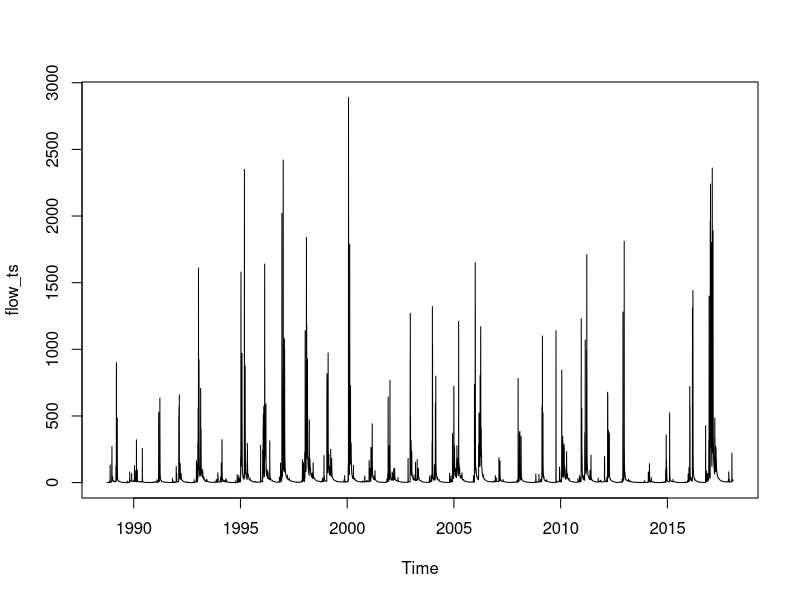
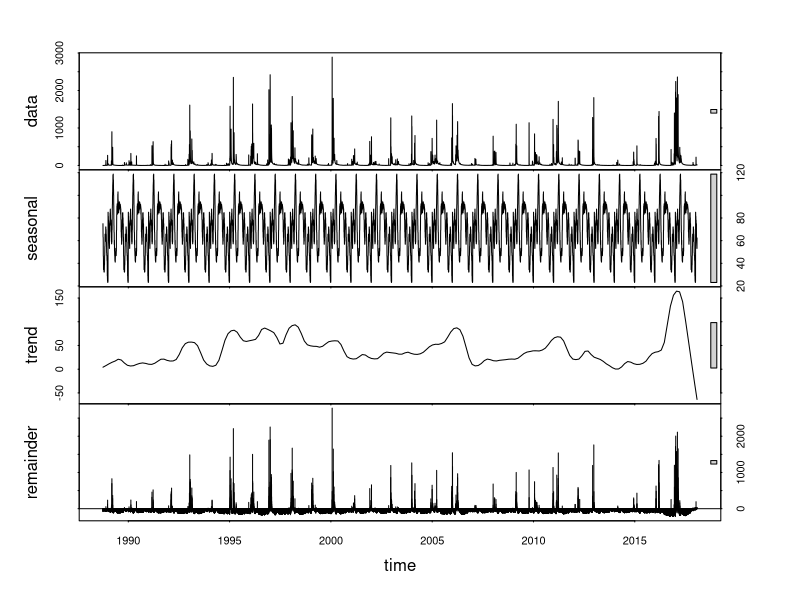
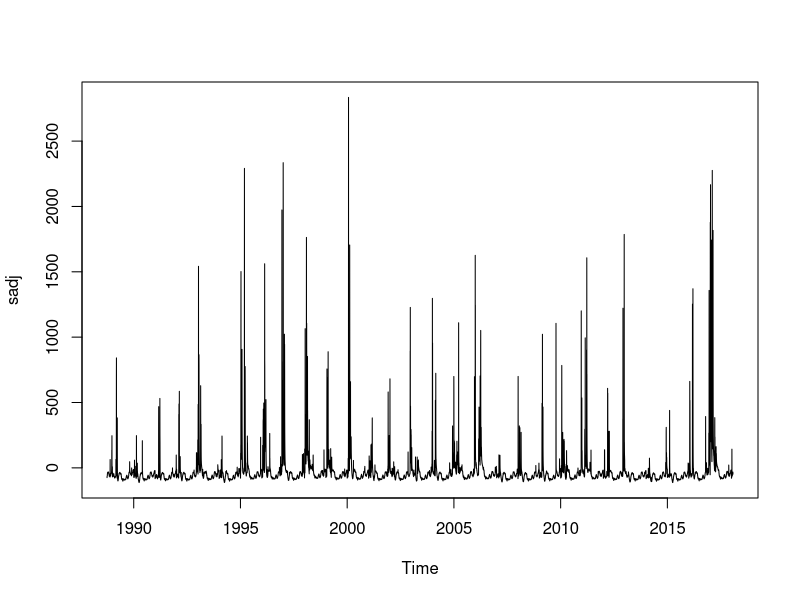
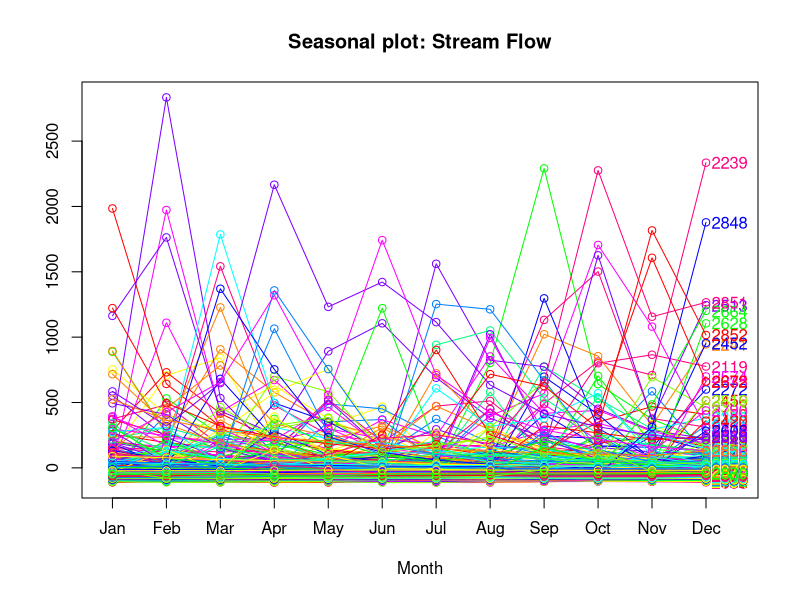
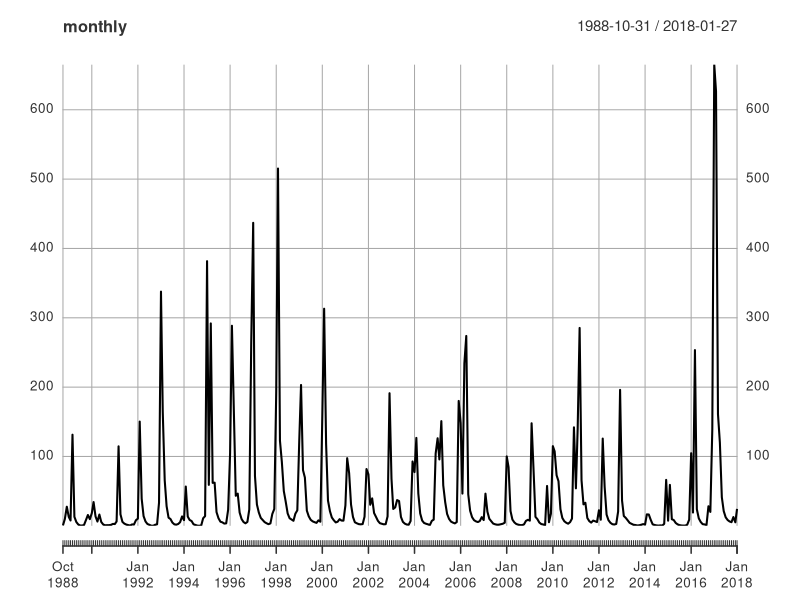
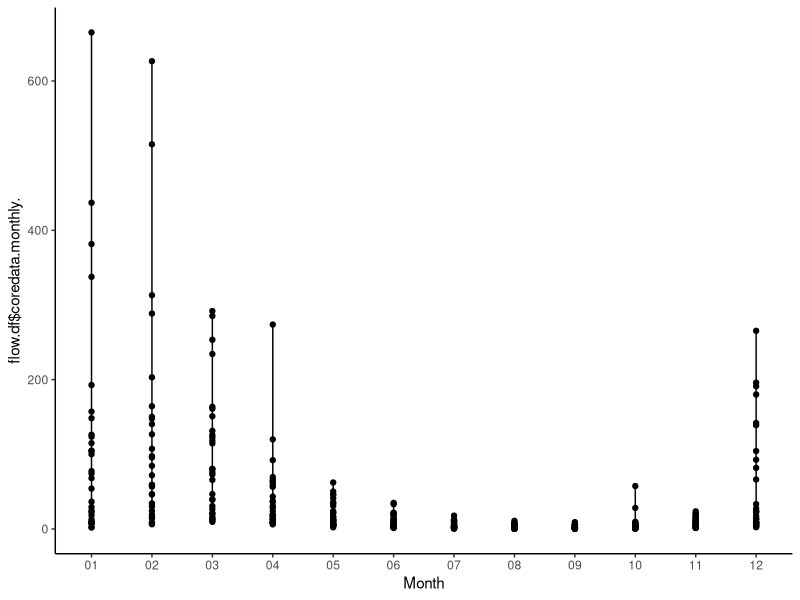

Generate these figures, in order, with R:
df <- read.csv("USGSGaugeSoquelCkSoquel.csv")
df$datetime <- as.Date(df$datetime, format = "%m/%d/%Y")
df$Mean.cfs[is.na(df$Mean.cfs)] <- round(mean(df$Mean.cfs, na.rm = TRUE))
set.seed(25)
# start on 10/1/88, 1988 was a leap year
flow_ts <- ts(df$Mean.cfs, start=c(1988,275), frequency=365.25)
flow_ts
class(flow_ts)
head(flow_ts) # as "matrix"
plot.ts(flow_ts)
fit <- stl(flow_ts, s.window="period")
plot(fit)
library(forecast)
sadj <- seasadj(fit)  # de-seasonalize
plot(sadj, type="l")  # seasonal adjusted
seasonplot(sadj, 12, col=rainbow(12), year.labels=TRUE, main="Seasonal plot: Stream Flow") # seasonal frequency set as 12 for monthly data.
start(flow_ts)
end(flow_ts)
library(zoo)
library(xts)
newflow <- xts(flow_ts, order.by = df$datetime)
monthly <- apply.monthly(newflow,mean)
plot(monthly)
flow.df <- data.frame(date=index(monthly), coredata(monthly))
flow.df$month <- format(as.Date(flow.df$date), "%m")
flow.df$year <- format(as.Date(flow.df$date), "%Y")
flow.df <- flow.df[,c(3,4,2)]
library(ggplot2)
ggplot(flow.df, aes(flow.df$month,flow.df$coredata.monthly.), 
       value, group=factor(flow.df$year), 
       color=factor(flow.df$year)) +
  geom_line() +
  geom_point() +
  labs(x="Month", color="Year") +
  theme_classic()
write.csv(flow.df, file="Flow.csv", na="")
